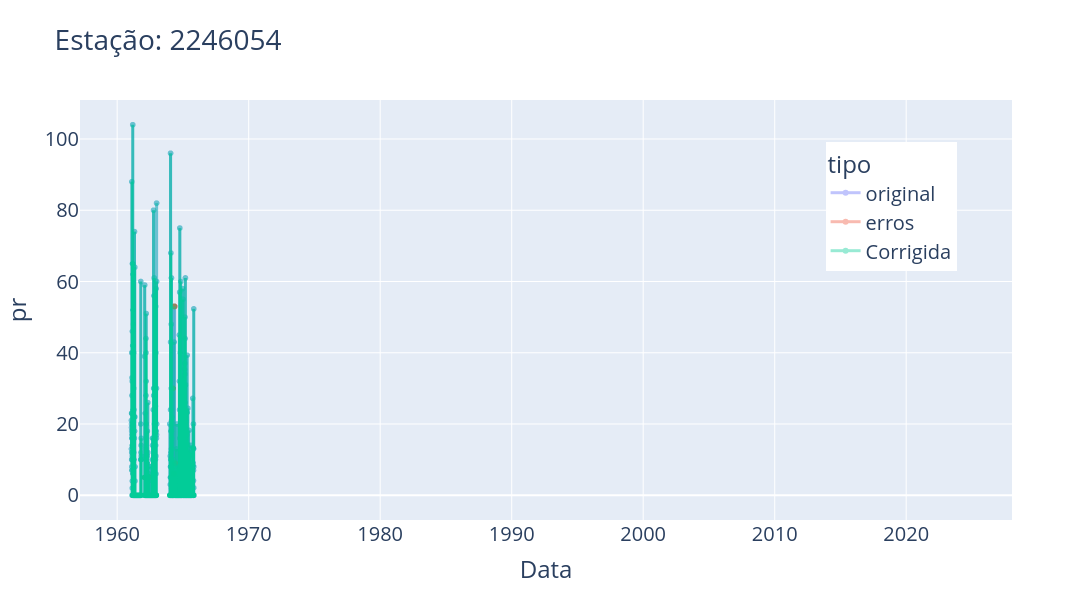

Notebook code cell kept with this figure:
### Markdown cell above
Decidiu usar dados observados, o que podemos encontrar?

### Code cell
df = pd.read_csv('data_notebook/prec_erro_2246054.csv')
fig = px.line(df, x='time', y='pr', color='tipo', markers=True,
                  title=f'Estação: {2246054}', width=1350, height=600).update_traces(opacity=.4)
fig.update_layout(xaxis_title="Data", font=dict(size=20), legend=dict(x=0.8,y=0.9))
fig.update_traces(line=dict(width=3),hoverlabel=dict(font_size=20))
fig.show()

### Figure 1 — Plotly figure (JSON) as saved in the notebook; plotly's stock layout.template omitted (floating-point values rounded to 4 significant figures; data arrays with more than 128 entries replaced by an {"elided": "..."} marker saying what was removed)
{"data": [{"hoverlabel": {"font": {"size": 20}}, "hovertemplate": "tipo=original<br>time=%{x}<br>pr=%{y}<extra></extra>", "legendgroup": "original", "line": {"color": "#636efa", "dash": "solid", "width": 3}, "marker": {"symbol": "circle"}, "mode": "lines+markers", "name": "original", "opacity": 0.4, "showlegend": true, "type": "scattergl", "x": {"elided": "23090 str values"}, "xaxis": "x", "y": {"elided": "23090 float values"}, "yaxis": "y"}, {"hoverlabel": {"font": {"size": 20}}, "hovertemplate": "tipo=erros<br>time=%{x}<br>pr=%{y}<extra></extra>", "legendgroup": "erros", "line": {"color": "#EF553B", "dash": "solid", "width": 3}, "marker": {"symbol": "circle"}, "mode": "lines+markers", "name": "erros", "opacity": 0.4, "showlegend": true, "type": "scattergl", "x": {"elided": "23090 str values"}, "xaxis": "x", "y": {"elided": "23090 float values"}, "yaxis": "y"}, {"hoverlabel": {"font": {"size": 20}}, "hovertemplate": "tipo=Corrigida<br>time=%{x}<br>pr=%{y}<extra></extra>", "legendgroup": "Corrigida", "line": {"color": "#00cc96", "dash": "solid", "width": 3}, "marker": {"symbol": "circle"}, "mode": "lines+markers", "name": "Corrigida", "opacity": 0.4, "showlegend": true, "type": "scattergl", "x": {"elided": "23090 str values"}, "xaxis": "x", "y": {"elided": "23090 float values"}, "yaxis": "y"}], "layout": {"font": {"size": 20}, "height": 600, "legend": {"title": {"text": "tipo"}, "tracegroupgap": 0, "x": 0.8, "y": 0.9}, "title": {"text": "Estação: 2246054"}, "width": 1350, "xaxis": {"anchor": "y", "domain": [0, 1], "title": {"text": "Data"}}, "yaxis": {"anchor": "x", "domain": [0, 1], "title": {"text": "pr"}}}}
